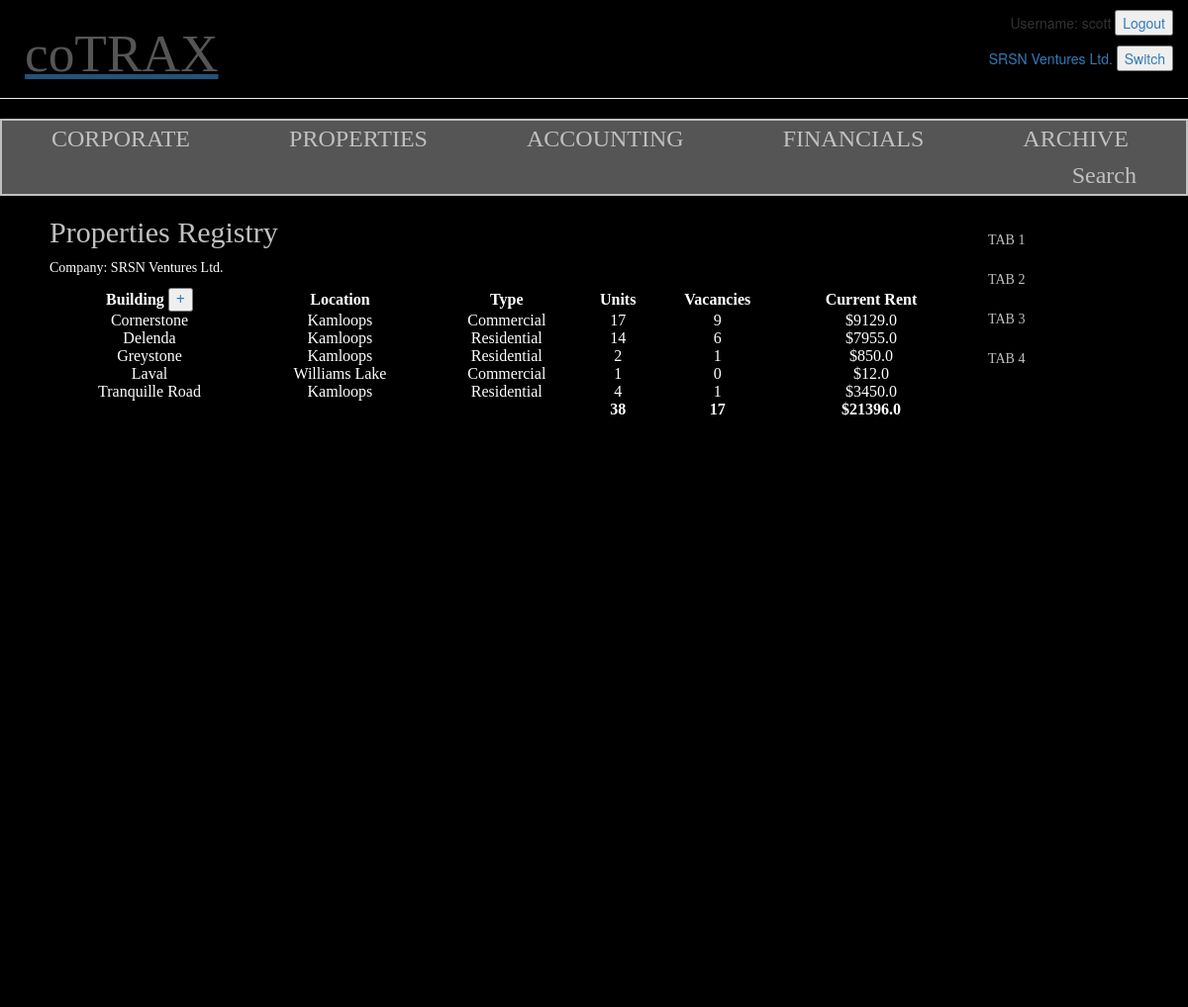
/1/properties/ (signed in), run on the app's committed database.
### reco/models.py (models this page shows, shortened)
class Account_Holder(models.Model):
    name = models.CharField(max_length=100)
    entry_by = models.ForeignKey('auth.User',default='')
    address = models.CharField(max_length=200)
    city = models.CharField(max_length=50)
    province = models.ForeignKey('Province')
    postalcode = models.CharField(max_length=50)

class Buildings(models.Model):
    owner = models.ForeignKey('Account_Holder',null=True)
    building_type = models.ForeignKey('Building_Category',default='')
    name = models.CharField(max_length=50)
    legal_description = models.CharField(max_length=200)
    address = models.CharField(max_length=100)
    city = models.CharField(max_length=50)
    province = models.ForeignKey('Province')
    postalcode = models.CharField(max_length=10)
    year_built = models.IntegerField()
    purchase_date = models.DateField(null=True)
    purchase_price = models.FloatField(null=True)
    def __str__(self):
        return self.name

class Building_Category(models.Model):
    category = models.CharField(max_length=100)
    def __str__(self):
        return self.category

### reco/views.py (the view)
# urls.py: url(r'^(?P<pk>[0-9]+)/properties/$', views.buildings_list, name='buildings_list'),
@login_required
def buildings_list(request, pk):
    company = get_object_or_404(Account_Holder, pk=pk)
    buildings = Buildings.objects.filter(owner__pk=pk).order_by('name')
    units = []
    vacancies = []
    rent = []
    for building in buildings:
        u=len(Units.objects.filter(building__name=building))
        units.append(u)
        tenants=Tenants.objects.filter(building__name=building).filter(moveout_date=None)
        t=len(tenants)
        vacancies.append(u-t)
        r=0
        for tenant in tenants:
            r += tenant.current_rent
        rent.append(r)
    data = zip(buildings, units, vacancies, rent)
    unitsum = sum(units)
    vacantsum = sum(vacancies)
    rentsum = sum(rent)
    return render(request, 'reco/buildings_list.html', {'company':company, 'data':data, 'unitsum': unitsum, 'vacantsum':vacantsum, 'rentsum':rentsum})

### reco/templates/reco/buildings_list.html
{% extends 'reco/base.html' %}
{% block content %}
    <div class="side-menu">
        <ul>
            <li><a href="http://google.com" </a>TAB 1</li>
            <li><a href="http://google.com" </a>TAB 2</li>
            <li><a href="http://google.com" </a>TAB 3</li>
            <li><a href="http://google.com" </a>TAB 4</li>
        </ul>
    </div>
        <h2>Properties Registry</h2>
        <p>Company: {{ company.name }}</p>
        <table style="width:80%">
            <tr>
                <th>Building <button type="button"><a href="{% url 'reco:add_building' pk=company.id %}">+</button></th>
                <th>Location</th>
                <th>Type</th>
                <th>Units</th>
                <th>Vacancies</th>
                <th>Current Rent</th>
            </tr>
            {% for building, unit_nums, vacant_nums, rent  in data %}
                <tr>
                    <td><a href="{% url 'reco:building_detail' pk=company.id pk1=building.id %}">{{ building.name }}</a></td>
                    <td>{{ building.city }}</td>
                    <td>{{ building.building_type }}</a></td>
                    <td>{{ unit_nums }}</td>
                    <td>{{ vacant_nums }}</td>
                    <td>${{ rent }}</td>
                </tr>
            {% endfor %}
            <tr>
                <td></td>
                <td></td>
                <td></td>
                <th>{{ unitsum }}</th>
                <th>{{ vacantsum }}</th>
                <th>${{ rentsum }}</th>
            </tr>
        </table>
{% endblock %}

### reco/templates/reco/base.html (shortened to what this page needs)
{% load staticfiles %}
<html>
    <head>
        <link rel="stylesheet" href="//maxcdn.bootstrapcdn.com/bootstrap/3.2.0/css/bootstrap.min.css">
        <link rel="stylesheet" href="//maxcdn.bootstrapcdn.com/bootstrap/3.2.0/css/bootstrap-theme.min.css">
        <link rel="stylesheet" href="{% static 'css/reco.css' %}">
    </head>
    <body>
            <div class="userbar">
                <ul>
                {% if user.is_authenticated %}
                    <li>Username: {{ user.username }} <button type="button"><a href="{% url 'logout' %}">Logout</button></li>
                    <li>{{ company.name }} <button type="button"><a href="{% url 'reco:company_select' %}">Switch</button></li>
                {% else %}
                    <li>Registered User? <button type="button"><a href="{% url 'login' %}">Login</button></li>
                    <li>New User? Register</li>
                {% endif %}
                </ul>
            </div>
        <div class="page-header">
            <h1>coTRAX</h1>
        </div>
        <div class="top-menu">
            <ul>
                <li><a href="{% url 'reco:company_home' pk=company.id %}">CORPORATE</li>
                <li><a href="{% url 'reco:buildings_list' pk=company.id %}">PROPERTIES</li>
                <li><a href="{% url 'reco:accounting_overview' pk=company.id %}">ACCOUNTING</li>
                <li><a href="{% url 'reco:financials_view' pk=company.id %}">FINANCIALS</li>
                <li><a href="{% url 'reco:archive_view' pk=company.id %}">ARCHIVE</li>
                <li style="float:right"><a href="http://google.com" </a>Search</li>
            </ul>
        </div>
	<div class="content">
            {% block content %}
            {% endblock %}
	</div>
   </body>
</html>

### reco/static/css/reco.css (style rules this page uses)
.page-header { background-color: #36454fk; margin-top: 0; padding: 5px 5px 5px 5px; }
.page-header h1, .page-header h1 a, .page-header h1 a:visited, .page-header h1 a:active { color: #555; font-size: 40pt; font-family: Verdana; margin-left: 20px; text-decoration: none; }
.userbar ul { list-style-type: none; margin: 0; padding: 0; float: right; background-color: black; width: 25%; }
.userbar li { text-align:right; padding-top: 10px; padding-bottom: 0px; padding-right:15px; }
body { background: black; }
.top-menu ul { list-style-type: none; margin: 0; padding: 0; overflow: hidden; background-color: #555; border: 2px solid silver; }
.top-menu li { float: left; }
.top-menu li a { display: block; font-family: Verdana; font: 18pt bold; color: silver; text-align: center; padding: 0px 50px; margin-top: 5px; margin-bottom: 5px; text-decoration: none; }
.side-menu ul { list-style-type: none; margin: 0; padding: 0; float: right; background-color: black; width: 18%; height: 100%; overflow: auto; }
.side-menu li { text-align: left; }
.side-menu li a { display: block; padding: 5px; color: silver; font-family: Verdana; font: 16pt; text-decoration: none; }
.content { margin-left: 50px; font-family: Verdana; color: white; }
.content p, .content p a { color: white; text-decoration: none; }
.content h2, .content h2 a { color: silver; font-family: Verdana; font: 16pt; text-decoration: none; }
th, td, td a { color: white; text-align: center; }

### data on the page
Account_Holder: name "SRSN Ventures Ltd."
Buildings: name "Cornerstone", city "Kamloops", building_type "Commercial", unit_nums "17", vacant_nums "9", rent "9129.0"
Buildings: name "Delenda", city "Kamloops", building_type "Residential", unit_nums "14", vacant_nums "6", rent "7955.0"
Buildings: name "Greystone", city "Kamloops", building_type "Residential", unit_nums "2", vacant_nums "1", rent "850.0"
Buildings: name "Laval", city "Williams Lake", building_type "Commercial", unit_nums "1", vacant_nums "0", rent "12.0"
Buildings: name "Tranquille Road", city "Kamloops", building_type "Residential", unit_nums "4", vacant_nums "1", rent "3450.0"

### other printed values
{{ user.username }} "scott"
{{ unitsum }} "38"
{{ vacantsum }} "17"
{{ rentsum }} "21396.0"
